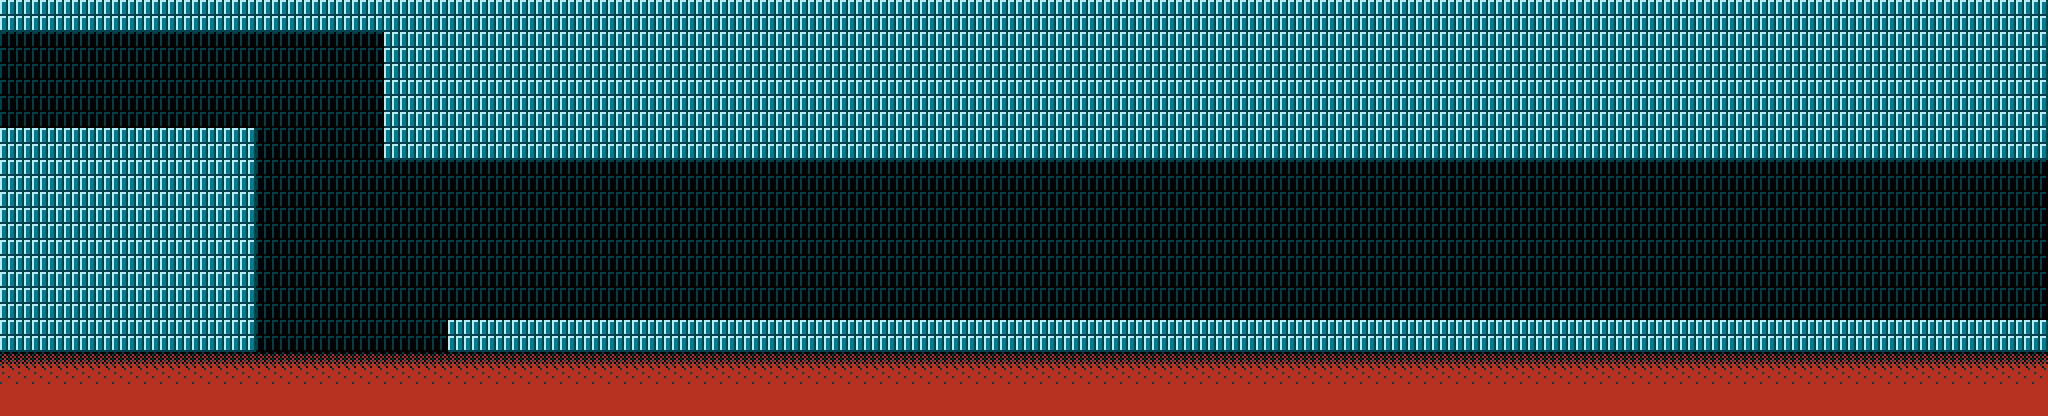

Below is a game level as drawn by its tile map, then a one-line description and the .tmx that defines it (tile-layer data replaced by summaries):
An orthogonal 128x26 tile map with 16x16 px tiles, 1 tile layer (base).

<map version="1.8" tiledversion="1.8.2" orientation="orthogonal" renderorder="right-down" width="128" height="26" tilewidth="16" tileheight="16" infinite="0" nextlayerid="6" nextobjectid="1">
 <tileset firstgid="0" source="palace-2.tsx" />
 <layer id="5" name="base" width="128" height="26">
  <data>[3328 cells, 3328 non-empty, 5 distinct tile ids]</data>
 </layer>
</map>
